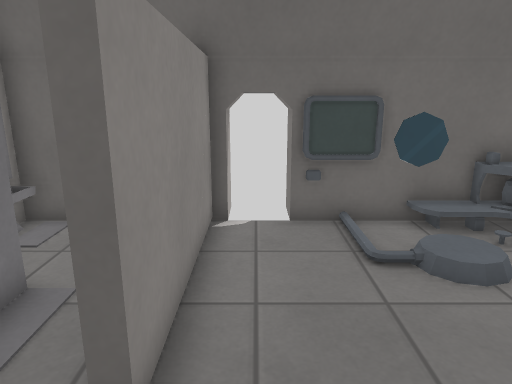
view 1 (above)

12 first-person views from a walk through a 3-D level made in the Godot game engine. The camera is 1.5 m above the floor, tilts 14° down and sees 70° across. Doors that lead somewhere are drawn open, without their leaves. The floor is counted in squares, 0.5 m on a side. Each view is taken from the middle of a square. On the plan, view 1 faces up. The plan holds only what a view shows up to about 20 squares ahead; the rest is blank. Surface patterns are stand-ins for the level's own textures.

view 2
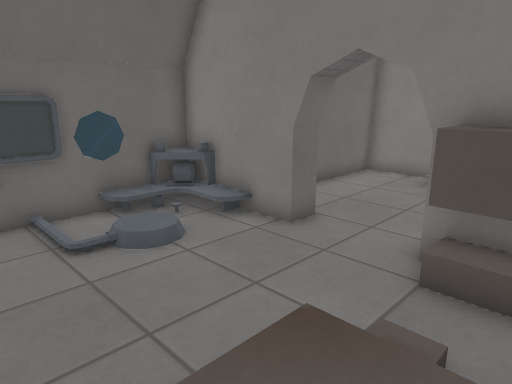

view 3
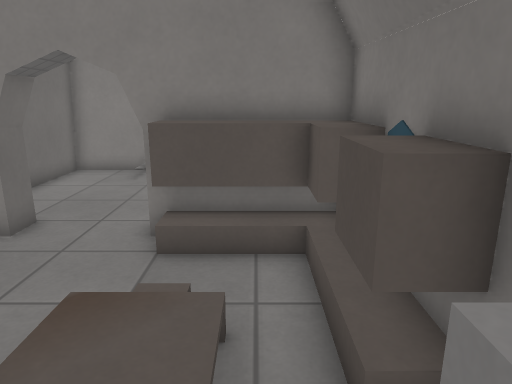

view 4
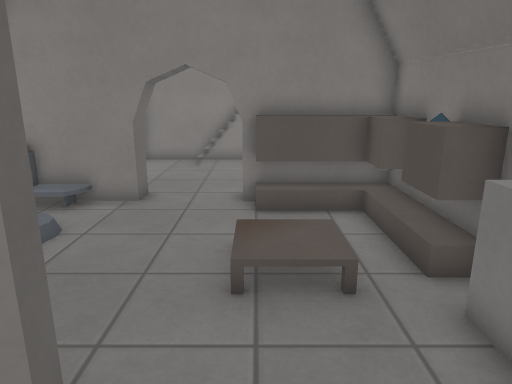

view 5
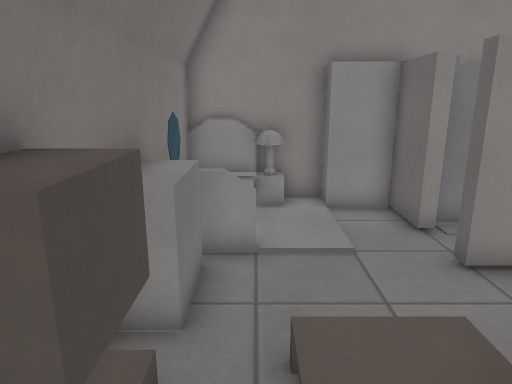

view 6
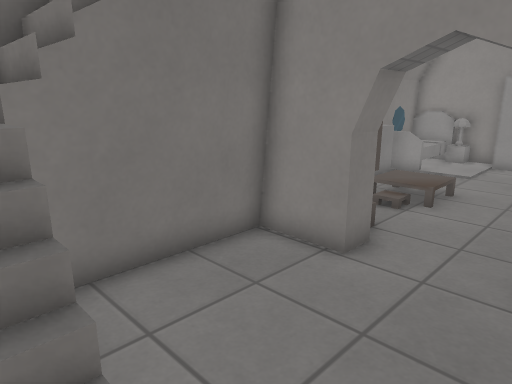

view 7
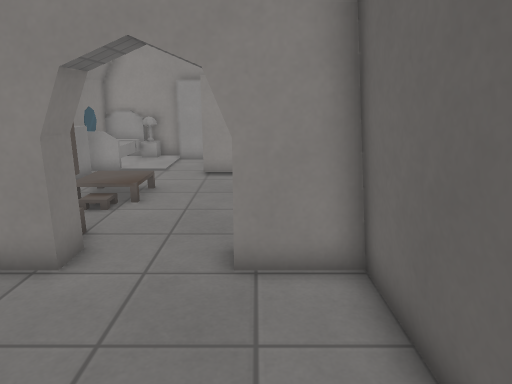

view 8
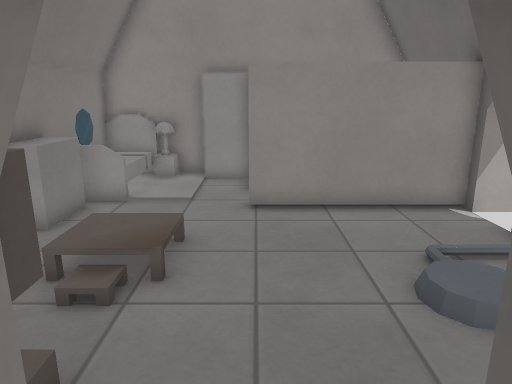

view 9
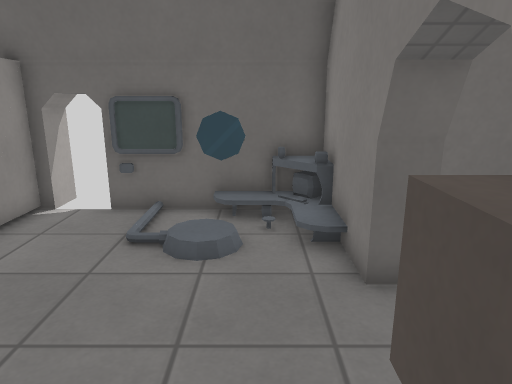

view 10
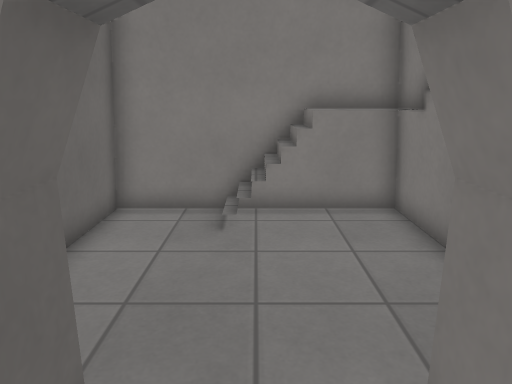

view 11
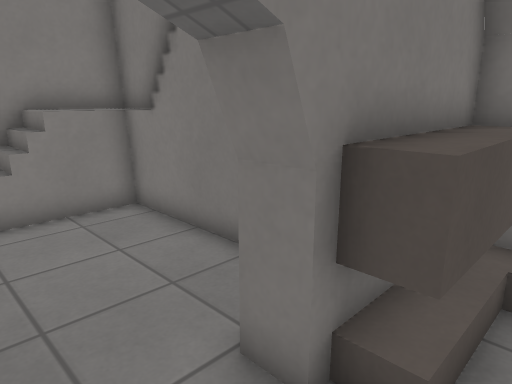

view 12
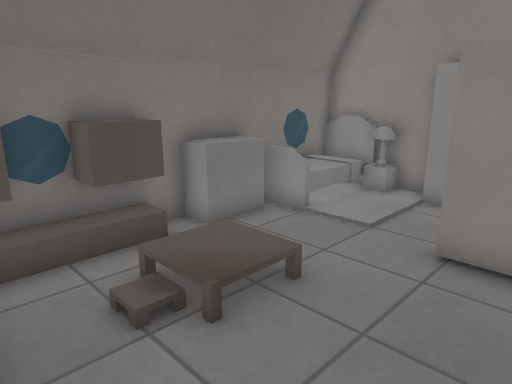

### Floor plan
Key: @ floor where view 1 was taken; # wall or solid block; . main floor; : floor 0.25 m higher than the main floor; / step, stairs or slope; D open door; = window, fence, low wall or low ledge; ^ raised ledge; O other object.
Columns run from 6 left of view 1 to 15 right of it. Each row starts with its distance up from view 1.
  9      #DD######
  8      #.././/##
  7      #..///./#########
  6      #../.://##......#
  5    ###.......##......#
  4   ##^#.......##......#
  3  ###.#..............=#
  2  #...........##.....##
  1 ##......::/.^##....###
  0 #=....@.::/.^^#....##
 -1 #=..=.......^^######
 -2 #OOOO^^.##.#^^
 -3 #####^^#######

Where each view was taken, in squares from view 1:
view 1: 0 up, 0 right, facing up
view 2: 1 down, 0 right, facing up-right
view 3: 1 down, 1 left, facing right
view 4: 1 up, 4 left, facing right
view 5: 1 down, 5 right, facing left
view 6: 5 up, 14 right, facing down-left
view 7: 5 up, 14 right, facing left
view 8: 3 up, 9 right, facing left
view 9: 1 down, 5 right, facing up
view 10: 3 up, 5 right, facing right
view 11: 4 up, 5 right, facing down-right
view 12: 5 up, 6 right, facing down-left
